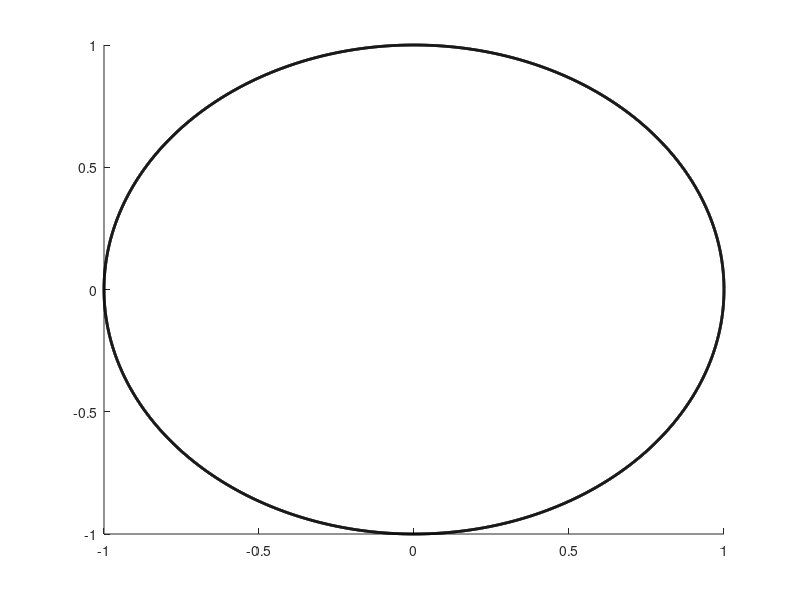

Write MATLAB code to recreate this figure. (Note: this script raises an error after producing the figure.)
clc; clear all; close all;

cfl=2*sqrt(2/3);
teta=0:0.001:4*pi;
c=6;
space='implicit';
f=0;
filtre='redonnet';
delta=0.4;

%% cercle unité
cerc1=exp(1i*teta);

figure(1)
hold on
plot(cerc1,'k-','Linewidth',2)



%% schema 1
time1='rk4';
g1 = atsf(cfl, teta,time1,c,space,f,filtre,delta);

plot(g1,'b-','Linewidth',2)

%% schema 2
time2='dirk34a';
g2 = atsf(cfl, teta,time2,c,space,f,filtre,delta);

plot(g2,'r-','Linewidth',2)

%% schema 3
time3='dirk33b';
g3 = atsf(cfl, teta,time3,c,space,f,filtre,delta);

plot(g3,'g-','Linewidth',2)



%% 
legend('unit circle',time1,time2,time3,'Location','northwest')
axis([-1 1 -1 1])
hold off
